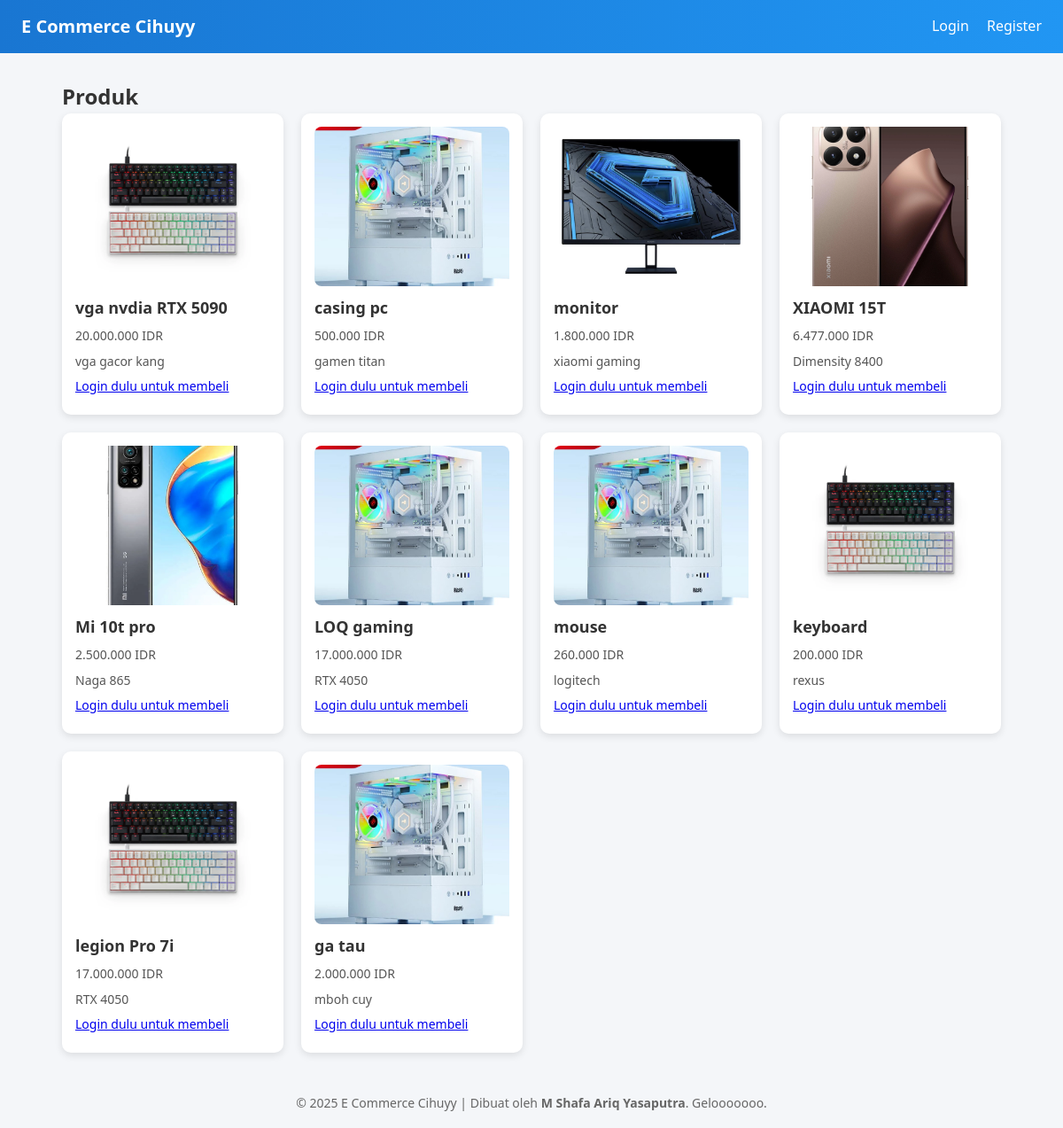
The page / on the database its author committed.
### tables this page shows
CREATE TABLE `products` (
  `id_product` int(11) NOT NULL,
  `name` varchar(200) NOT NULL,
  `price` decimal(10,2) NOT NULL,
  `description` text DEFAULT NULL,
  `image_url` varchar(255) DEFAULT NULL
);

### index.php (the view, shortened to what this page needs)
<?php
require 'db_connect.php';
$cartCount = 0;
$products = $pdo->query("SELECT * FROM products ORDER BY id_product DESC")->fetchAll(PDO::FETCH_ASSOC);
?>
<!doctype html>
<html>
<head>
  <link rel="stylesheet" href="css/style.css">
</head>
<body>
<div class="header">
  <div style="font-weight:bold">E Commerce Cihuyy</div>
  <div class="nav">
  <?php if(!empty($_SESSION['username'])): ?>
    Halo, <?=htmlspecialchars($_SESSION['username'])?> |
    <a href="cart.php">Keranjang <span class="cart-count"><?= $cartCount ?></span></a>
    <a href="logout.php">Logout</a>
  <?php else: ?>
    <a href="login.php">Login</a>
    <a href="register.php">Register</a>
  <?php endif; ?>
</div>
</div>
<div class="container">
  <h2>Produk</h2>
  <div class="products">
    <?php foreach($products as $p): ?>
      <div class="card">
        <img src="<?=htmlspecialchars($p['image_url'] ?: 'images/placeholder.jpg')?>" alt="">
        <h3><?=htmlspecialchars($p['name'])?></h3>
        <p><?=number_format($p['price'],0,',','.')?> IDR</p>
        <p style="font-size:14px;color:#555"><?=htmlspecialchars($p['description'])?></p>
        <?php if(!empty($_SESSION['user_id'])): ?>
        <form method="post" action="cart.php">
          <input type="hidden" name="action" value="add">
          <input type="hidden" name="id_product" value="<?= $p['id_product'] ?>">
          <button type="submit" class="btn-primary">Tambah ke Keranjang</button>
        </form>
        <?php else: ?>
        <p><a href="login.php">Login dulu untuk membeli</a></p>
        <?php endif; ?>
      </div>
    <?php endforeach; ?>
  </div>
</div>
<div class="footer">
  &copy; <?= date('Y') ?> E Commerce Cihuyy | Dibuat oleh <b>M Shafa Ariq Yasaputra</b>. Gelooooooo.
</div>
</body>
</html>

### css/style.css (style rules this page uses)
* { margin: 0; padding: 0; box-sizing: border-box; }
body { font-family: "Segoe UI", Tahoma, sans-serif; background: #f4f6f9; color: #333; line-height: 1.6; }
.header { background: linear-gradient(90deg, #1976d2, #2196f3); color: #fff; padding: 14px 24px; display: flex; justify-content: space-between; align-items: center; }
.header div:first-child { font-size: 20px; font-weight: bold; }
.nav a { color: #fff; text-decoration: none; margin-left: 16px; font-weight: 500; transition: opacity .2s; }
.container { max-width: 1100px; margin: 30px auto; padding: 0 20px; }
.products { display: grid; grid-template-columns: repeat(auto-fill, minmax(240px, 1fr)); gap: 20px; }
.card { background: #fff; border-radius: 10px; box-shadow: 0 3px 8px rgba(0,0,0,0.1); padding: 15px; display: flex; flex-direction: column; transition: transform .2s; }
.card img { width: 100%; height: 180px; object-fit: cover; border-radius: 8px; margin-bottom: 10px; }
.card h3 { font-size: 18px; margin-bottom: 6px; }
.card p { font-size: 14px; color: #555; margin-bottom: 6px; }
.footer { text-align: center; padding: 16px; font-size: 14px; color: #666; margin-top: 30px; }

### rows shown on the page
products: image_url (picture), name "vga nvdia RTX 5090", price "20.000.000", description "vga gacor kang"
products: image_url (picture), name "casing pc", price "500.000", description "gamen titan"
products: image_url (picture), name "monitor", price "1.800.000", description "xiaomi gaming"
products: image_url (picture), name "XIAOMI 15T", price "6.477.000", description "Dimensity 8400"
products: image_url (picture), name "Mi 10t pro", price "2.500.000", description "Naga 865"
products: image_url (picture), name "LOQ gaming", price "17.000.000", description "RTX 4050"
products: image_url (picture), name "mouse", price "260.000", description "logitech"
products: image_url (picture), name "keyboard", price "200.000", description "rexus"
products: image_url (picture), name "legion Pro 7i", price "17.000.000", description "RTX 4050"
products: image_url (picture), name "ga tau", price "2.000.000", description "mboh cuy"
